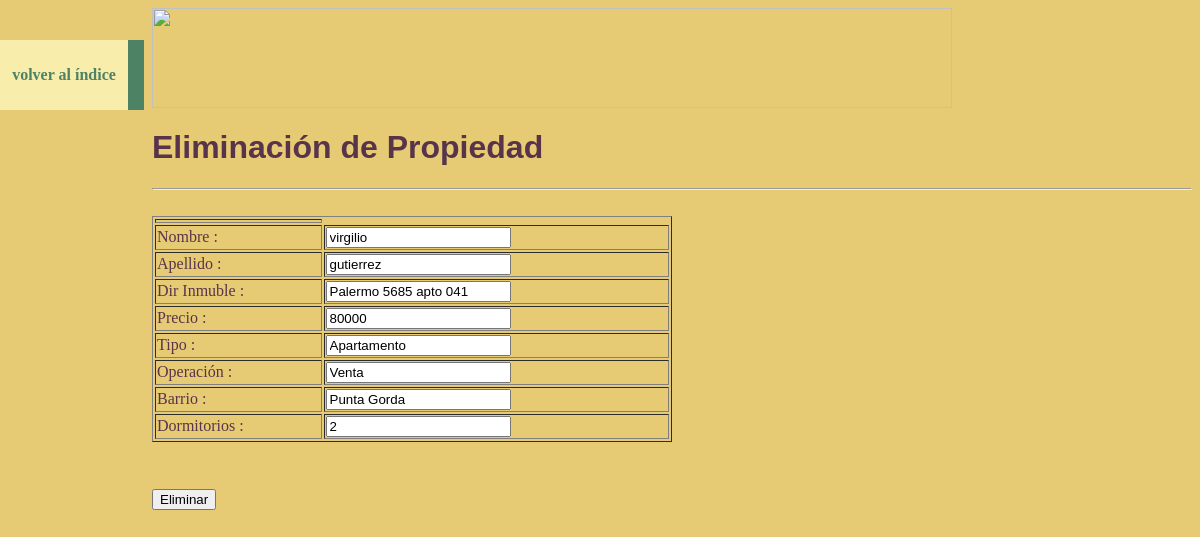
The page /IBajaProp.php?idProp=1 on the database its author committed.
### tables this page shows
CREATE TABLE `propiedades` (
  `idProp` int(2) NOT NULL,
  `idDue` int(4) NOT NULL,
  `dir` varchar(30) NOT NULL,
  `precio` int(7) NOT NULL,
  `idZona` int(2) NOT NULL,
  `idTipo` int(1) NOT NULL,
  `idOpera` int(1) NOT NULL,
  `dormitorios` int(1) NOT NULL,
  PRIMARY KEY  (`idProp`)
);

CREATE TABLE `duenio` (
  `idDue` int(2) NOT NULL auto_increment,
  `dir` varchar(50) NOT NULL,
  `tel` int(9) NOT NULL,
  `email` varchar(30) NOT NULL,
  `nombre` varchar(15) NOT NULL,
  `apellido` varchar(20) NOT NULL,
  `CI` varchar(9) NOT NULL,
  PRIMARY KEY  (`idDue`),
  UNIQUE KEY `CI` (`CI`),
  KEY `idDue` (`idDue`),
  KEY `idDue_2` (`idDue`)
);

CREATE TABLE `tipo` (
  `idTipo` int(1) NOT NULL,
  `tipo` varchar(15) NOT NULL,
  PRIMARY KEY  (`idTipo`)
);

CREATE TABLE `operacion` (
  `idOpera` int(1) NOT NULL,
  `operacion` varchar(15) NOT NULL,
  PRIMARY KEY  (`idOpera`)
);

CREATE TABLE `zona` (
  `idZona` int(1) NOT NULL,
  `barrio` varchar(15) NOT NULL,
  PRIMARY KEY  (`idZona`)
);

### IBajaProp.php (the view, shortened to what this page needs)
<!DOCTYPE html PUBLIC "-//W3C//DTD XHTML 1.0 Transitional//EN" "http://www.w3.org/TR/xhtml1/DTD/xhtml1-transitional.dtd">
<html xmlns="http://www.w3.org/1999/xhtml">
<head>
<link rel="stylesheet" href="miestilo.css">
</head>
<img width="800" height="100" src="imagenes_prop/realty-logo.jpg" />
<body>
<ul class='navbar'>
	<li><a href='index.php' align='center'><h4>volver al índice</h4></a>
</ul>
<h1>Eliminación de Propiedad</h1>
<hr />
<br />
<?php
include ("conexionInmobi.php");
$perfil = $_SESSION['ses_perfil'];
$idCone = conectarBD();
$idProp = $_GET["idProp"];
	$SQL="Select d.nombre, d.apellido, p.dir, p.precio, z.barrio, t.tipo, o.operacion, p.dormitorios
		  From duenio d, propiedades p, zona z, operacion o, tipo t
		  where p.idDue = d.idDue and p.idZona = z.idZona and p.idTipo = t.idTipo and p.idOpera = o.idOpera and p.idProp = '$idProp'";
$res = mysqli_query($idCone,$SQL);
if ($perfil < 3){
	$row = mysqli_fetch_array($res);
	$nombre = $row['nombre'];
	$apellido = $row['apellido'];
	$dir = $row['dir'];
	$precio = $row['precio'];
	$tipo = $row['tipo'];
	$operacion = $row['operacion'];
	$barrio = $row['barrio'];
	$dormitorios = $row['dormitorios'];
	echo "<form name='frm_baja' id='frm_baja' action='DMantProp.php' method='post'>";
	echo "<table border='1' align='left' width='50%'>";
	echo "<tr><td>";
	echo "<tr><td>Nombre : </td><td><input type='text' name='txt_nombre' id='txt_nombre' value='$nombre'></td></tr>";
	echo "<tr><td>Apellido : </td><td><input type='text' name='txt_ape' id='txt_ape' value='$apellido'></td></tr>";
	echo "<tr><td>Dir Inmuble : </td><td><input type='text' name='txt_dir' id='txt_dir' value='$dir'></td></tr>";
	echo "<tr><td>Precio : </td><td><input type='text' name='txt_precio' id='txt_precio' value='$precio'></td></tr>";
	echo "<tr><td>Tipo : </td><td><input type='text' name='txt_tipo' id='txt_tipo' value='$tipo'></td></tr>";
	echo "<tr><td>Operación : </td><td><input type='text' name='txt_operacion' id='txt_operacion' value='$operacion'></td></tr>";
	echo "<tr><td>Barrio : </td><td><input type='text' name='txt_barrio' id='txt_barrio' value='$barrio'></td></tr>";
	echo "<tr><td>Dormitorios : </td><td><input type='text' name='txt_dormi' id='txt_dormi' value='$dormitorios'></td></tr>";
	echo "<input type='text' name='txt_modo' id='txt_modo' value='3' style='visibility:hidden'></table>";
	echo "<input type='button' name='btn_Confirmnar' value='Eliminar' onclick='confirmaElimina();'>";
	echo "</form>";
}
?>
</body>
</html>

### miestilo.css (style rules this page uses)
body { padding-left: 9em; font-family: Georgia, "Times New Roman", Times, serif; color:#58344A ; background-color:#E7CA74 }
ul.navbar { list-style-type: none; padding: 0; margin: 0; position: absolute; top: 2em; left: 0em; width: 9em }
h1 { font-family: Helvetica, Geneva, Arial, SunSans-Regular, sans-serif }
ul.navbar li { background:#F9EDAC; margin: 0.5em 0; padding: 0.3em; border-right: 1em solid #4D8265 }
ul.navbar a { text-decoration: none }
a:link { color:#4D8265 }

### rows shown on the page
propiedades: txt_nombre "virgilio", txt_ape "gutierrez", txt_dir "Palermo 5685 apto 041", txt_precio "80000", txt_tipo "Apartamento", txt_operacion "Venta", txt_barrio "Punta Gorda", txt_dormi "2"
